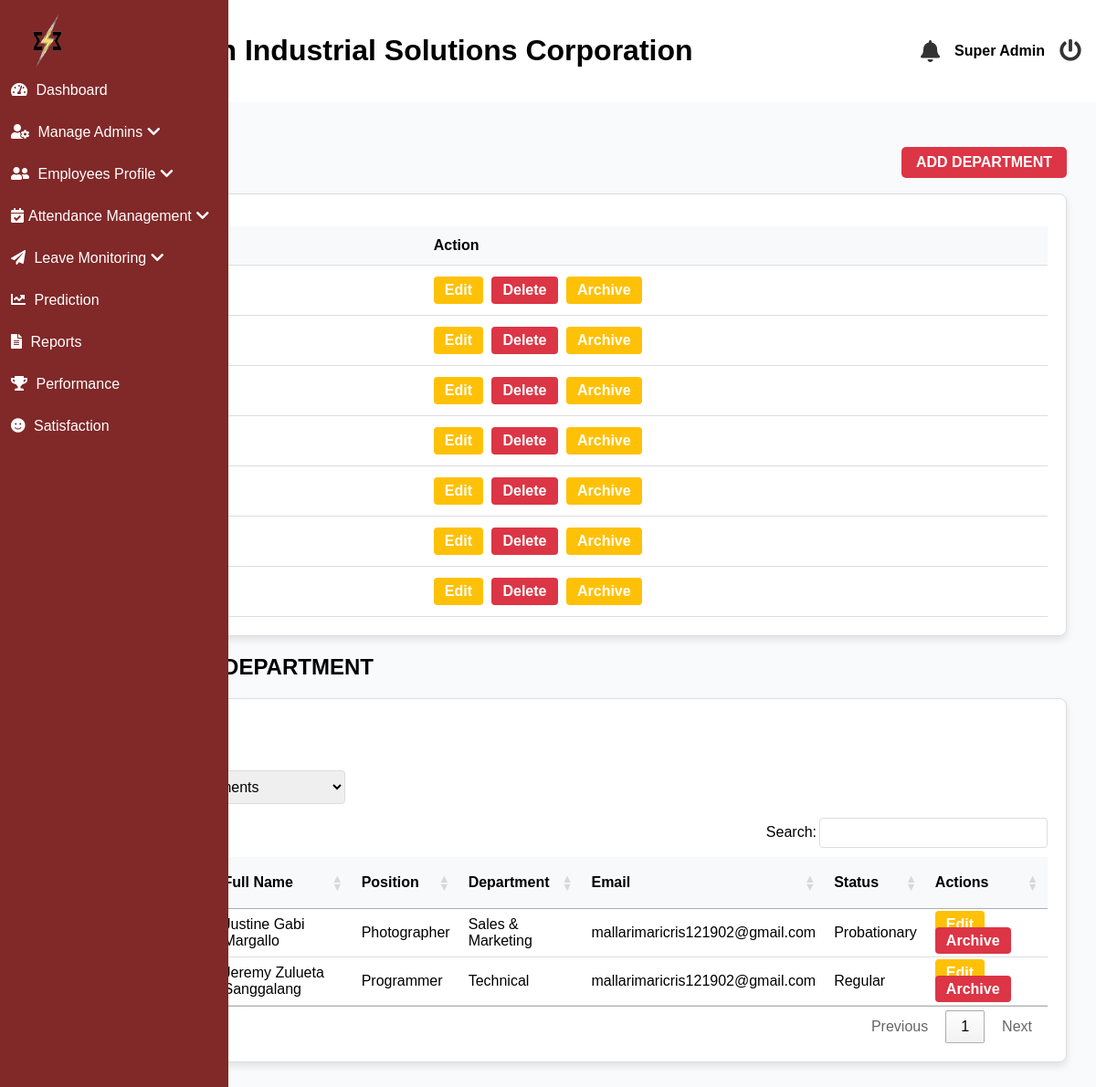
The page /superadmin/department.php (signed in) on the database its author committed.
### tables this page shows
CREATE TABLE `departments` (
  `id` int(11) NOT NULL,
  `dept_name` varchar(50) NOT NULL,
  `colors` varchar(32) NOT NULL,
  `is_archived` tinyint(1) NOT NULL
);

CREATE TABLE `employees` (
  `id` int(11) NOT NULL,
  `last_name` varchar(255) NOT NULL,
  `first_name` varchar(255) NOT NULL,
  `middle_name` varchar(255) NOT NULL,
  `suffix` varchar(255) NOT NULL,
  `gender` varchar(32) NOT NULL,
  `email` varchar(100) NOT NULL,
  `position` varchar(255) NOT NULL,
  `hire_date` date NOT NULL,
  `department` varchar(255) NOT NULL,
  `employment_status` varchar(255) NOT NULL,
  `employee_id` int(20) NOT NULL,
  `user_type` int(11) NOT NULL DEFAULT 2 COMMENT '1=admin, 2=staff, 3=super admin',
  `password` varchar(255) NOT NULL,
  `e_status` int(11) NOT NULL DEFAULT 1,
  `date_of_birth` date DEFAULT NULL,
  `age` varchar(32) NOT NULL,
  `contact_number` varchar(20) DEFAULT NULL,
  `perma_address` text DEFAULT NULL,
  `civil_status` varchar(10) DEFAULT NULL,
  `sss_number` varchar(15) DEFAULT NULL,
  `philhealth_number` varchar(15) DEFAULT NULL,
  `pagibig_number` varchar(15) DEFAULT NULL,
  `tin_number` varchar(15) DEFAULT NULL,
  `emergency_contact_name` varchar(50) DEFAULT NULL,
  `emergency_contact_number` varchar(15) DEFAULT NULL,
  `educational_background` enum('Technical-Vocational Program graduate','College graduate','Master''s degree graduate','Doctorate degree graduate') DEFAULT NULL,
  `skills` text DEFAULT NULL,
  `username` varchar(255) NOT NULL,
  `sick_leave` int(11) NOT NULL DEFAULT 0,
  `vacation_leave` int(11) NOT NULL DEFAULT 0,
  `maternity_leave` int(11) NOT NULL DEFAULT 0,
  `paternity_leave` int(11) NOT NULL DEFAULT 0,
  `sick_availed` int(11) NOT NULL,
  `vacation_availed` int(11) NOT NULL,
  `maternity_availed` int(11) NOT NULL,
  `paternity_availed` int(11) NOT NULL,
  `medical` varchar(32) DEFAULT NULL,
  `tor` varchar(32) DEFAULT NULL,
  `nbi_clearance` varchar(32) DEFAULT NULL,
  `resume` varchar(32) DEFAULT NULL,
  `prc` varchar(32) DEFAULT NULL,
  `others` varchar(32) DEFAULT NULL,
  `medical_type` varchar(32) DEFAULT NULL,
  `tor_type` varchar(32) DEFAULT NULL,
  `police_type` varchar(32) DEFAULT NULL,
  `resume_type` varchar(32) DEFAULT NULL,
  `prc_type` varchar(32) DEFAULT NULL,
  `others_type` varchar(32) DEFAULT NULL,
  `is_archived` tinyint(1) DEFAULT 0
);

### superadmin/department.php (the view, shortened to what this page needs)
<?php
    $conn = mysqli_connect('localhost', 'root', '', 'esetech');
    $selected_dept = isset($_GET['department']) ? $_GET['department'] : '';
    $sql_employees = "SELECT * FROM employees WHERE is_archived = 0";
    $sql_employees .= " ORDER BY last_name ASC";
    $result_employees = mysqli_query($conn, $sql_employees);
    include('header.php');
?>
<?php include('includes/sideBar.php'); ?>
<link rel="stylesheet" href="https://cdn.datatables.net/1.13.5/css/jquery.dataTables.min.css" />
<main class="main-content">
    <section id="dashboard">
        <div class="department-and-button">
            <h2 class="text-2xl font-bold mb-6">DEPARTMENTS</h2>
            <a href="#" id="add-dept-btn" class="btn btn-danger">ADD DEPARTMENT</a>
        </div>
        <div class="card">
        <table>
            <thead>
                <tr>
                    <th>Departments</th>
                    <th>Action</th>
                </tr>
            </thead>
            <tbody>
                <?php
                    $deptSql = "SELECT * FROM departments ORDER BY dept_name ASC";
                    $deptResult = mysqli_query($conn, $deptSql);
                    if ($deptResult) {
                        while ($row = mysqli_fetch_assoc($deptResult)) {
                ?>
                <tr>
                    <td class="dept-name"><?php echo $row['dept_name']; ?></td>
                    <td class="action-buttons">
                        <form method="POST" style="display:inline;">
                            <?php echo $row['is_archived'] == 0
                            ? "<button class='btn btn-warning' onclick='editDepartment(" . $row['id'] . ", \"" . $row['dept_name'] . "\"); return false;'>Edit</button>
                                <button name='delete_dept' class='btn btn-danger' onclick='return confirm(\"Are you sure you want to delete this department?\");'>Delete</button>
                                <button name='archive_name' class='btn btn-warning'>Archive</button>"
                            : "<button class='btn btn-warning' onclick='editDepartment(" . $row['id'] . ", \"" . $row['dept_name'] . "\"); return false;'>Edit</button>
                                <button name='delete_dept' class='btn btn-danger' onclick='return confirm(\"Are you sure you want to delete this department?\");'>Delete</button>
                                <button name='restore_name' class='btn btn-restore'>Restore</button>";
                            ?>
                        </form>
                    </td>
                </tr>
                <?php
                        }
                    }
                ?>
            </tbody>
        </table>
    </div>
        <h2 class="text-2xl font-bold mb-6">EMPLOYEES PER DEPARTMENT</h2>
        <div class="card">
            <div class="card-header">
                <h3><?php echo empty($selected_dept) ? 'All Employees' : $selected_dept . ' Department Employees'; ?></h3>
                <form method="GET" class="form-inline justify-content-between align-items-center">
                        <label for="department">Filter by Department:</label>
                        <select name="department" class="form-control" onchange="this.form.submit()">
                            <option value="">All Departments</option>
                        </select>
                </form>
            </div>
            <div class="card-body">
                <table id="myTable" class="employee-table">
                    <thead>
                        <tr>
                            <th>No.</th>
                            <th>Employee ID</th>
                            <th>Full Name</th>
                            <th>Position</th>
                            <th>Department</th>
                            <th>Email</th>
                            <th>Status</th>
                            <th>Actions</th>
                        </tr>
                    </thead>
                    <tbody>
                        <?php
                            $counter = 1;
                            while ($employee = mysqli_fetch_assoc($result_employees)):
                        ?>
                            <tr>
                                <td><?php echo $counter++; ?></td>
                                <td class="employee_id_display"><?php echo $employee['employee_id']; ?></td>
                                <td>
                                    <?php
                                        $full_name = trim($employee['first_name'] . ' ' . $employee['middle_name'] . ' ' . $employee['last_name']);
                                        echo $full_name;
                                    ?>
                                </td>
                                <td><?php echo $employee['position']; ?></td>
                                <td><?php echo $employee['department']; ?></td>
                                <td><?php echo $employee['email']; ?></td>
                                <td><?php echo $employee['employment_status']; ?></td>
                                <td class="action-buttons">
                                    <a href="./edit_employee?id=<?php echo $employee['id']; ?>" class="btn btn-warning">Edit</a>
                                    <a href="?delete_id=<?php echo $employee['id']; ?>" class="btn btn-danger"
                                       onclick="return confirm('Are you sure you want to Archive this employee?');">Archive</a>
                                </td>
                            </tr>
                        <?php endwhile; ?>
                    </tbody>
                </table>
            </div>
        </div>
    </section>
</main>
<?php include('footer.php'); ?>

### superadmin/css/styles.css (style rules this page uses)
* { text-decoration: none; }
body { font-family: Arial, sans-serif; margin: 0; padding: 0; background-color: #f0f0f0; }
.main-content { flex-grow: 1; padding: 2rem; background-color: #f9fafb; }
.card { border: 1px solid #ddd; border-radius: 8px; margin-bottom: 20px; padding: 20px; background-color: #fff; box-shadow: 0 4px 8px rgba(0, 0, 0, 0.1); }
.card-header h3 { font-size: 20px; font-weight: bold; margin-bottom: 15px; }
.form-control, select, textarea { width: 100%; padding: 8px; border-radius: 5px; border: 1px solid #ccc; box-sizing: border-box; }
table { width: 100%; border-collapse: collapse; margin-top: 15px; }
table th, table td { padding: 12px; border-bottom: 1px solid #ddd; text-align: left; }
table th { background-color: #f8f9fa; font-weight: bold; }
.action-buttons .btn { padding: 6px 12px; border-radius: 4px; color: #fff; background-color: #007bff; text-decoration: none; font-weight: bold; margin-right: 5px; }
.btn-warning { background-color: #ffc107 !important; }
.btn-danger { background-color: #dc3545 !important; }
form[method="GET"] { display: flex; justify-content: flex-end; margin-bottom: 15px; }
.form-control, .form-control:focus, select.form-control, textarea.form-control { width: 100%; font-size: 1rem; border: 1px solid #ddd; border-radius: 4px; }
select.form-control, textarea.form-control { resize: vertical; }
.form-control { width: 100%; padding: 0.5rem 0.75rem; border: 1px solid #d1d5db; border-radius: 0.375rem; font-size: 0.875rem; transition: border-color 0.15s ease-in-out; }
.btn { padding: 10px 20px; font-size: 16px; border: none; cursor: pointer; border-radius: 5px; }
.btn-danger { background-color: #dc3545; color: #fff; transition: background-color 0.3s; }
.card-header { display: flex; flex-direction: column; justify-content: space-between; align-items: start; }
.performance-and-button, .department-and-button { display: flex; align-items: center; justify-content: space-between; }
.btn { padding: 8px 16px; border-radius: 5px; background-color: #007bff; color: white; border: none; cursor: pointer; font-weight: 600; }

### superadmin/header.php (style rules this page uses)
body { font-family: Arial, sans-serif; background-color: #f4f7fc; margin: 0; }

### rows shown on the page
employees: full_name "Justine Gabi Margallo", position "Photographer", department "Sales & Marketing", email "mallarimaricris121902@gmail.com", employment_status "Probationary"
employees: full_name "Jeremy Zulueta Sanggalang", position "Programmer", department "Technical", email "mallarimaricris121902@gmail.com", employment_status "Regular"

### other values the page prints
$_SESSION['fullname'] "Super Admin"
